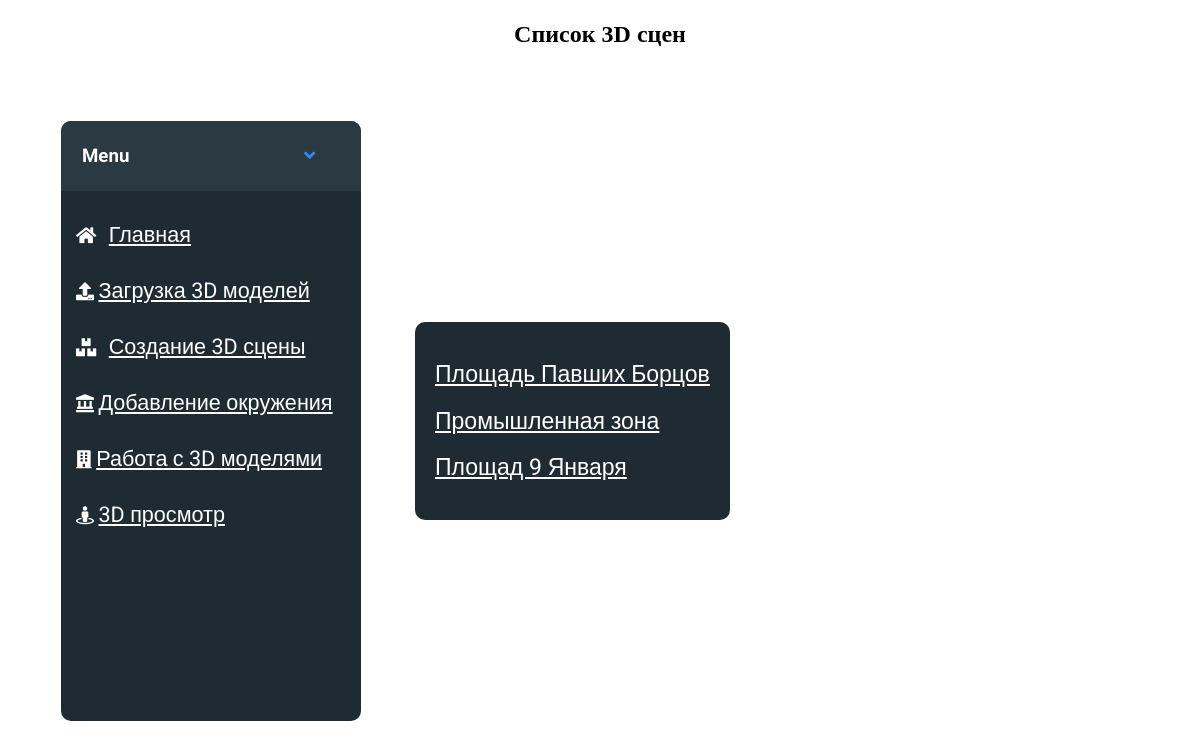
Page /list_scene_for_view/ on the earlier database version.
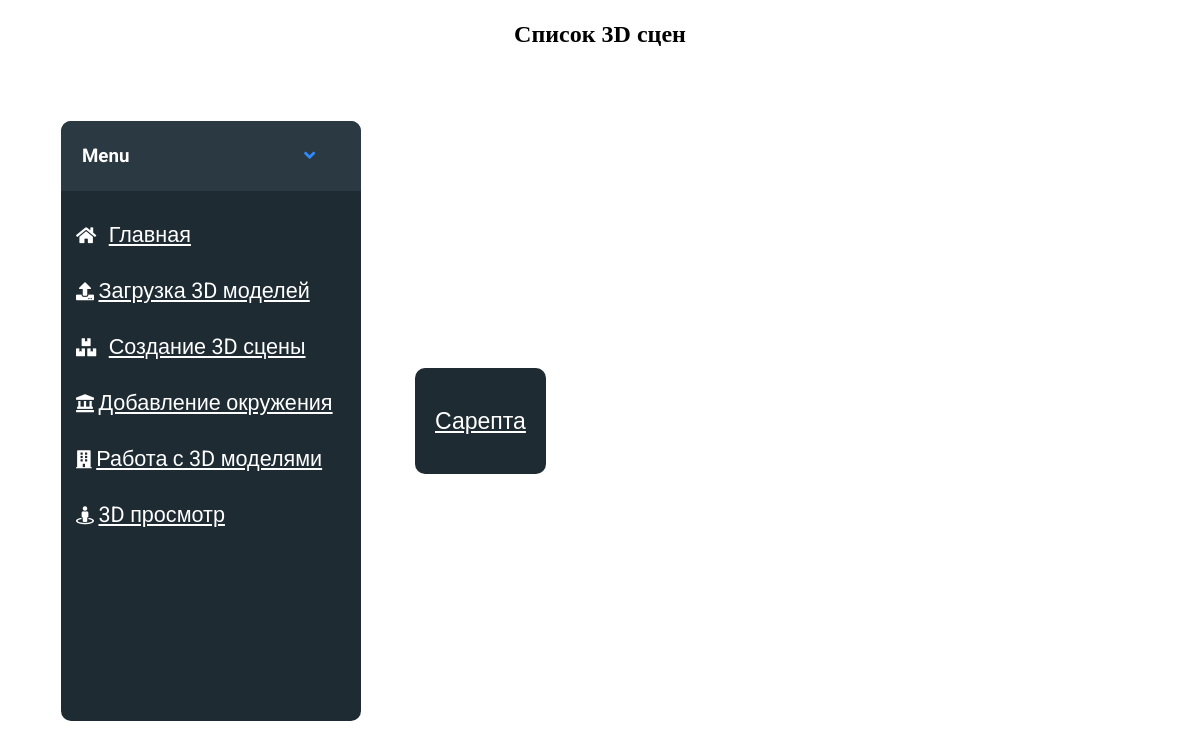
Same page on the later database version.
### loadmodels/models.py (models this page shows, shortened)
class Scene(models.Model):
    name = models.CharField(max_length=100, verbose_name="Название сцены")
    envir = models.ForeignKey(Environment,on_delete=models.CASCADE, verbose_name="Окружение")
    fname_json = models.CharField(max_length=100,verbose_name="Название файла JSON")
    map_image = models.FileField(upload_to="loadmodels/static/images/maps/",
                                 verbose_name="Файл изображения карты",
                                 default="blank_map.png")
    scale = models.FloatField(verbose_name="Масштаб - отношение истинного расстояния к пиксельному", default=1)

### loadmodels/views.py (the view)
# urls.py: path('list_scene_for_view/',list_scene_for_view),
def list_scene_for_view(req):
    scenes = Scene.objects.all()
    html = render(req, "list_scene_for_view.html", {"scenes": scenes})
    return HttpResponse(html)

### templates/list_scene_for_view.html (shortened to what this page needs)
{% extends 'base.html'%}
{% block header %}
<h2 align="center">Список 3D  сцен</h2>
{% endblock %}
{% block content %}
<div class="imit-forms">
{% for scene in scenes %}
<p>
<a href="/view_scene/{{ scene.id }}">
    {{ scene.name }}
</a>
</p>
{% endfor %}
</div>
{% endblock %}

Differences in the rows shown:
removed Scene: name "Площадь Павших Борцов"
removed Scene: name "Промышленная зона"
removed Scene: name "Площад 9 Января"
added Scene: name "Сарепта"
